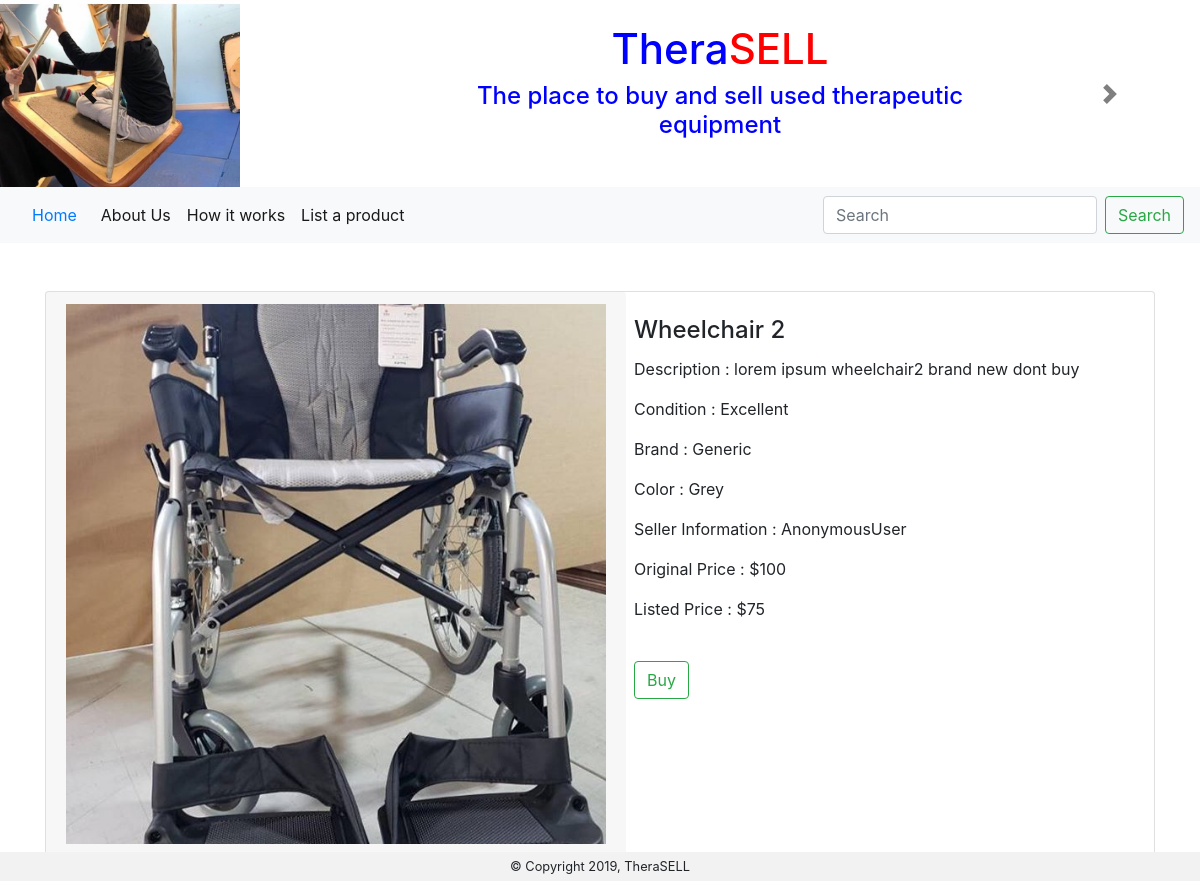
/product/3/, run on an earlier commit of the app's database.
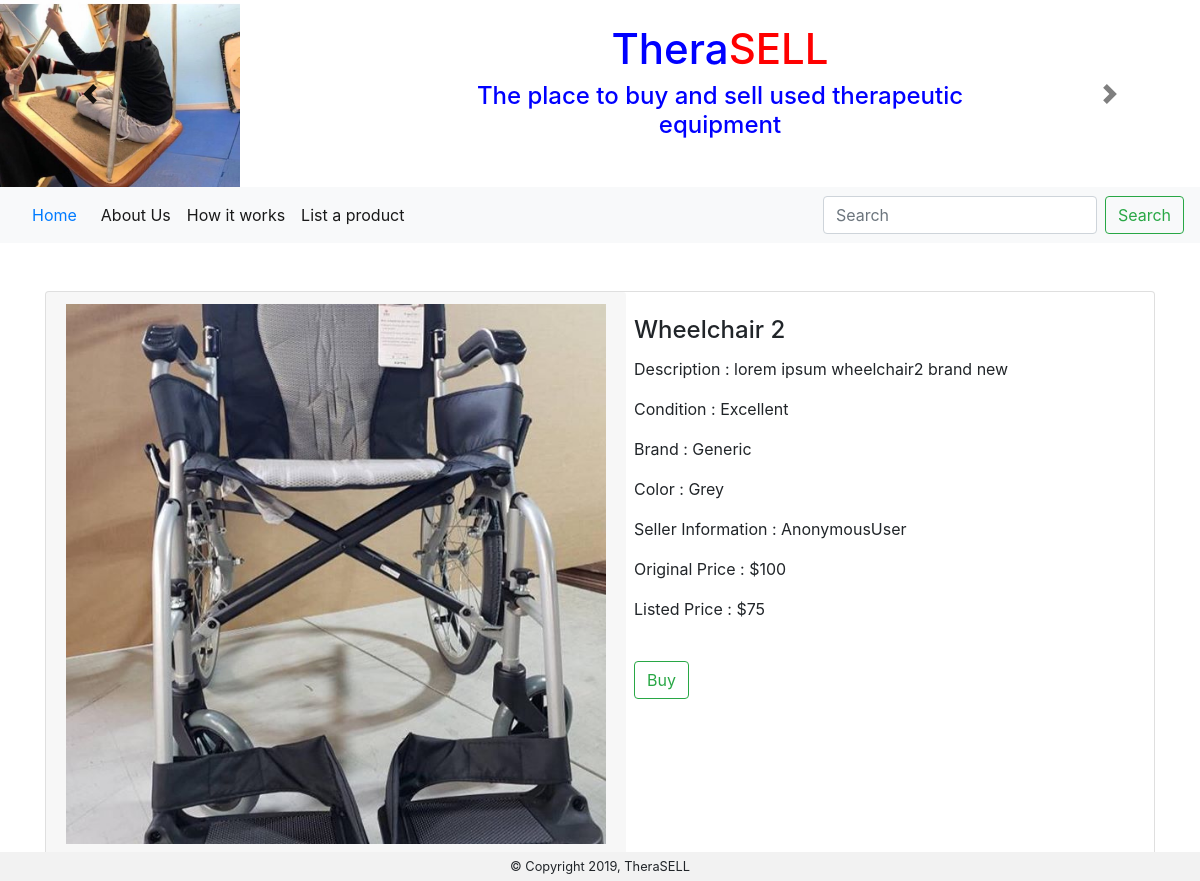
And on a later commit of the database.
### product/models.py (models this page shows, shortened)
class Product(models.Model):
    ID = models.AutoField(primary_key=True)
    Title = models.CharField(max_length=50)
    Description = models.TextField()
    Category = models.CharField(choices=CATEGORIES, max_length=100)
    Quantity = models.IntegerField(validators=[MinValueValidator(0)],default=1)
    Size = models.CharField(max_length=10,blank=True,null=True)
    Image = models.ImageField()
    Brand = models.CharField(max_length=50,blank=True,null=True)
    Color = models.CharField(max_length=20,blank=True,null=True)
    Condition = models.CharField(choices=CONDITION, max_length=25)
    Seller = models.TextField()
    Original_Price = models.CharField(max_length=10)
    Listing_Price = models.CharField(max_length=10)
    Posted_Date = models.DateTimeField()

### product/views.py (the view)
# urls.py: path('product/<int:pk>/', views.product_detail, name='product_detail'),
def product_detail(request, pk):
    product = get_object_or_404(Product, pk=pk)
    quant = product.Quantity
    arr = []
    for i in range(quant):
        arr.append(i+1)
    product.Quantity = arr
    return render(request, 'product/product_detail.html', {'product': product})

### product/templates/product/product_detail.html (shortened to what this page needs)
{% extends 'product/base.html' %}
{% block content %}
</div><br><br>
<div class="container">
    <div class="card flex-row flex-wrap">
        <div class="card-header border-0">
            <img src="/media/{{product.Image}}" alt="" style="max-width: 45vw;height: auto;">
        </div>
        <div class="card-block px-2">
            <br>
            <h4 class="card-title">{{ product.Title }}</h4>
            <p class="card-text">Description : {{ product.Description }}</p>
            <p class="card-text">Condition : {{ product.Condition }}</p>
            <p class="card-text">Brand : {{ product.Brand }}</p>
            <p class="card-text">Color : {{ product.Color }}</p>
            <p class="card-text">Seller Information : {{product.Seller}}</p>
            <p class="card-text">Original Price : ${{ product.Original_Price }}</p>
            <p class="card-text">Listed Price : ${{ product.Listing_Price }}</p>
            <br>
            <a class="btn btn-outline-success my-2 my-sm-0" type="submit" href = "{% url 'checkout' p=product.Listing_Price %}">Buy</a>
        </div>
    </div>
    <br>
</div>
{% endblock %}

What changed in the data, as far as the page shows it:
changed Product "Wheelchair 2": Description "lorem ipsum wheelchair2 brand new dont buy" → "lorem ipsum wheelchair2 brand new"
